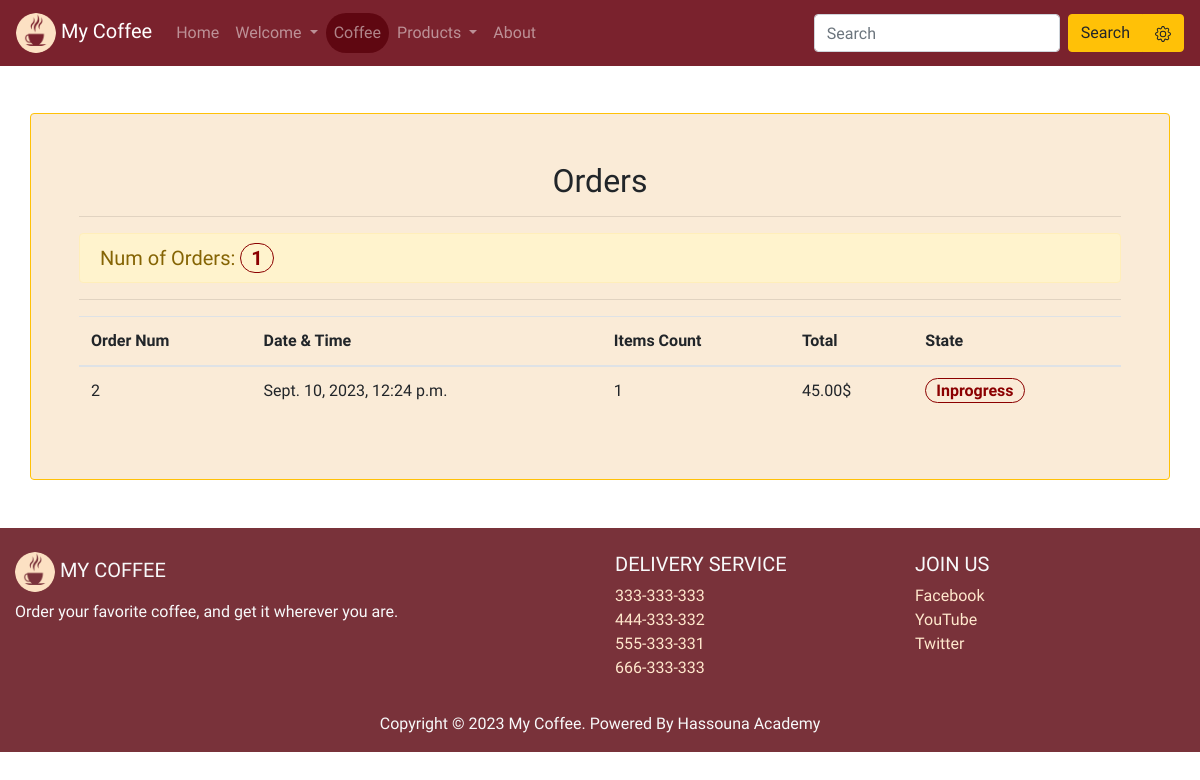
/orders/ (signed in), run on the app's committed database.
### orders/models.py (models this page shows, shortened)
class Order(models.Model):
    user = models.ForeignKey(User, on_delete=models.CASCADE)
    details = models.ManyToManyField(Product, through='OrderDetails')
    order_date = models.DateTimeField()
    is_finished = models.BooleanField()
    total = 0
    items_count = 0

### orders/views.py (the view)
# urls.py: path('', views.show_orders, name='show_orders'),
def show_orders(request):
    context = None
    all_orders = None
    if request.user.is_authenticated and not request.user.is_anonymous:
        all_orders = Order.objects.all().filter(user=request.user)
        if all_orders:
            for x in all_orders:
                order = Order.objects.get(id=x.id)
                orderdetails = OrderDetails.objects.all().filter(order=order)
                total = 0
                for sub in orderdetails:
                    total += sub.price * sub.quantity
                x.total = total
                x.items_count = orderdetails.count
    context = {'all_orders':all_orders}
    return render(request, 'orders/show_orders.html', context)

### orders/templates/orders/show_orders.html (shortened to what this page needs)
{% extends 'base.html' %}
{% load static %}
{% block body %}
<div class="my-form container p-5 my-5 rounded border border-warning">
    <h2 class="text-center">Orders</h2>
    <hr>
    {% if not request.user.is_authenticated and request.user.is_anonymous %}
        <h5 class="alert alert-warning">
            You must be
            <a href="{% url 'accounts:signin' %}" class="text-dark">Logged in</a>
        </h5>
    {% elif all_orders %}
        {% if all_orders.count > 0 %}
        <h5 class="alert alert-warning">
        Num of Orders: <span class="my-num">{{all_orders.count}}</span>
        </h5>
        <hr>
        <table id="cart_table" class="table table-hover">
            <thead>
              <tr>
                <th scope="col">Order Num</th>
                <th scope="col">Date & Time</th>
                <th scope="col">Items Count</th>
                <th scope="col">Total</th>
                <th scope="col">State</th>
              </tr>
            </thead>
            <tbody>
        {% endif %}
        {% for order in all_orders %}
            <tr>
                <td>{{order.id}}</td>
                <td>{{order.order_date}}</td>
                <td>{{order.items_count}}</td>
                <td>{{order.total}}$</td>
                <td>
                    {% if order.is_finished == True %}
                        <span class="my-num">Completed</span>
                    {% else %}
                        <span class="my-num">Inprogress</span>
                    {% endif %}
                </td>
            </tr>
        {% endfor %}
        {% if all_orders.count > 0 %}
            </tbody>
        </table>
        {% endif %}
    {% else %}
        <h4 class="alert alert-warning">
            No Orders Here,
            <a href="{% url 'products:product-list' %}" class="text-dark">All Products</a>
        </h4>
    {% endif %}
</div>
{% endblock %}

### static/css/style.css (style rules this page uses)
html, body { height: 100%; width: 100%; }
body { font-family: 'Merienda', cursive; padding-top:65px; }
.my-form { background-color: antiquewhite; }
.my-num { color: darkred; font-weight: bold; border: 1px solid darkred; padding: 2px 10px; border-radius: 50px; }

### data on the page
Order: id "2", order_date "Sept. 10, 2023, 12:24 p.m.", items_count "1", total "45.00", is_finished "Inprogress"

### other printed values
{{ all_orders.count }} "1"
